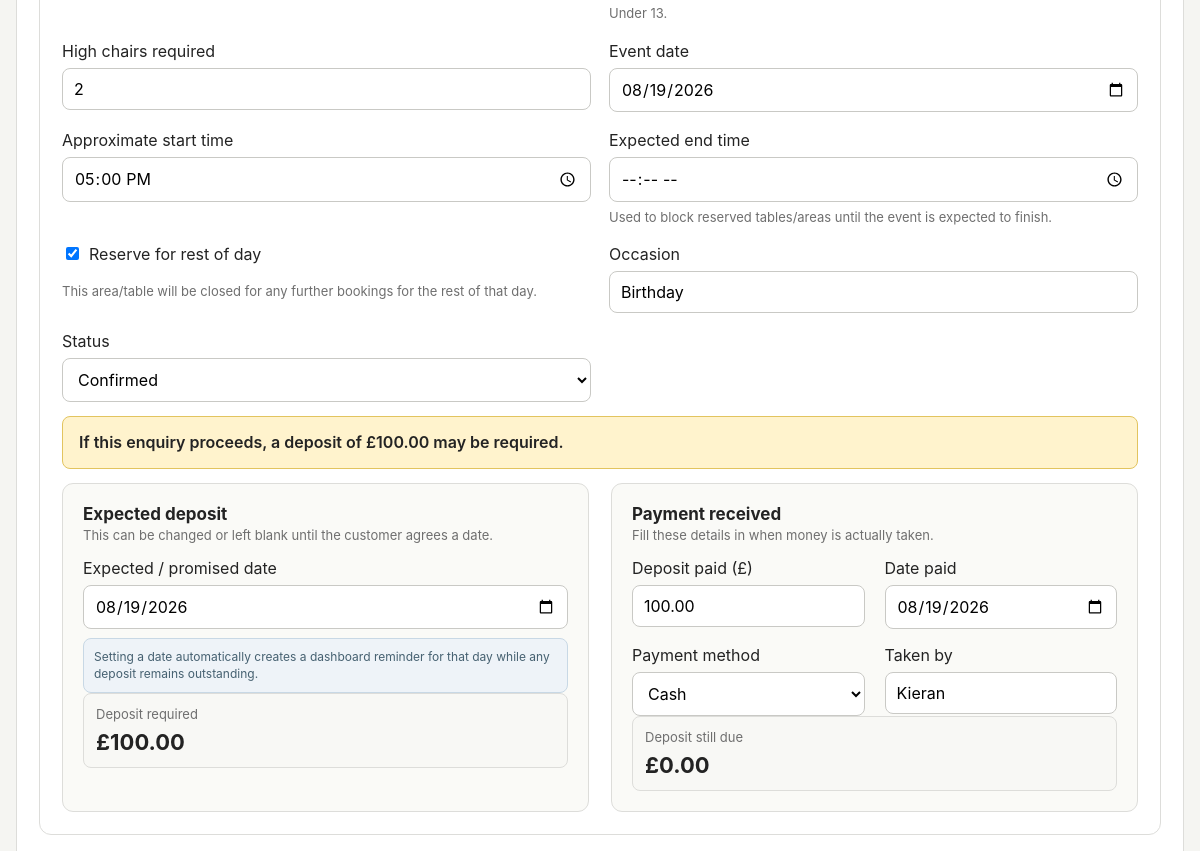
Before: /large-parties/2/edit (middle part) with the older database file.
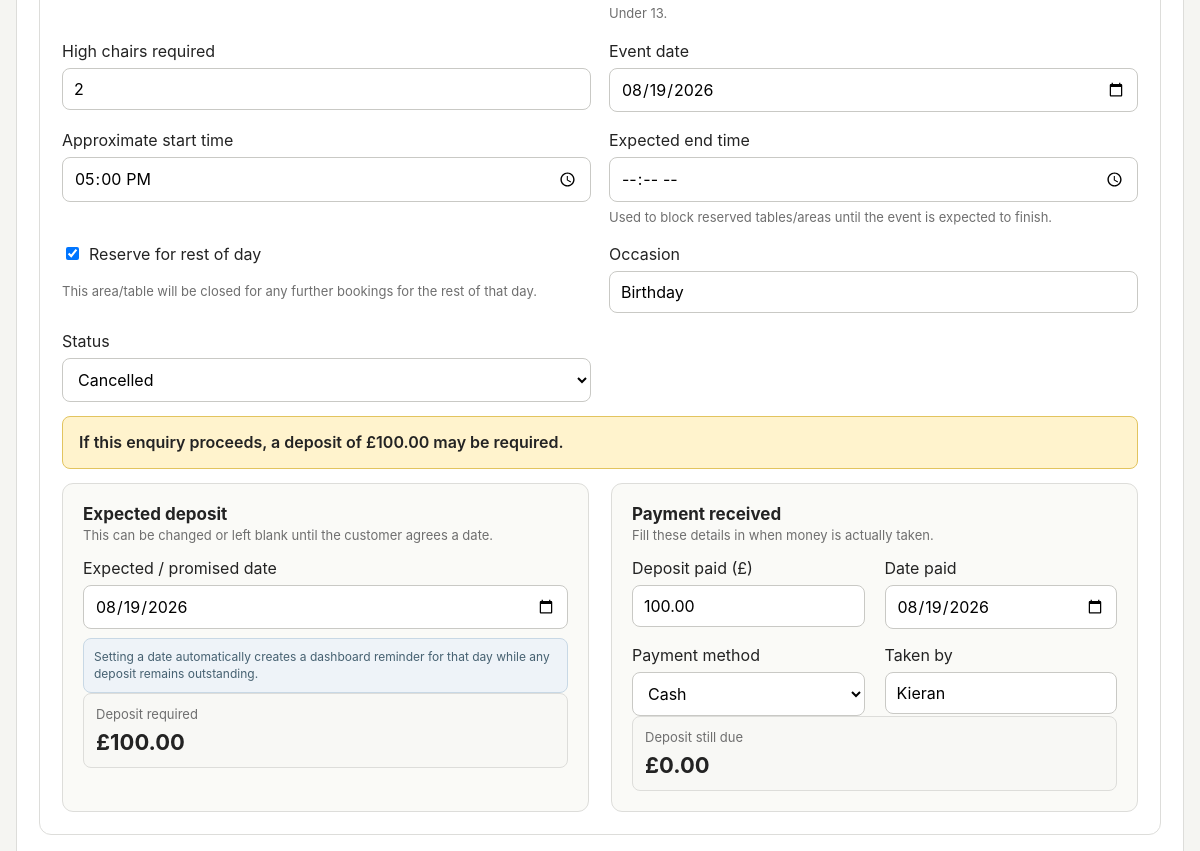
After: the same page with the newer database file.
### app/models.py (models this page shows)
class LargePartyInquiry(db.Model):
    id = db.Column(db.Integer, primary_key=True)
    customer_name = db.Column(db.String(120), nullable=False)
    customer_phone = db.Column(db.String(30), nullable=False, index=True)
    event_date = db.Column(db.Date, index=True)
    event_time = db.Column(db.Time)
    expected_end_time = db.Column(db.Time)
    reserve_for_rest_of_day = db.Column(db.Boolean, nullable=False, default=False)
    party_size = db.Column(db.Integer, nullable=False)
    number_of_children = db.Column(db.Integer, nullable=False, default=0)
    high_chairs_required = db.Column(db.Integer, nullable=False, default=0)
    food_type = db.Column(db.String(30))  # Menu / Buffet / blank
    menu_option_id = db.Column(
        db.Integer,
        db.ForeignKey("large_party_menu_option.id")
    )
    catered_people = db.Column(db.Integer)
    quoted_price_per_head = db.Column(db.Float)
    quoted_food_total = db.Column(db.Float)
    deposit_required_amount = db.Column(db.Float, nullable=False, default=0)
    deposit_paid_amount = db.Column(db.Float, nullable=False, default=0)
    deposit_due_date = db.Column(db.Date)
    deposit_paid_date = db.Column(db.Date)
    deposit_payment_method = db.Column(db.String(20))
    deposit_taken_by = db.Column(db.String(120))
    occasion = db.Column(db.String(120))
    notes = db.Column(db.Text)
    status = db.Column(db.String(40), nullable=False, default="Enquiry")
    created_at = db.Column(db.DateTime, default=datetime.utcnow)
    updated_at = db.Column(
        db.DateTime,
        default=datetime.utcnow,
        onupdate=datetime.utcnow,
    )
    menu_option = db.relationship("LargePartyMenuOption")
    reserved_areas = db.relationship(
        "LargePartyReservedArea",
        back_populates="inquiry",
        cascade="all, delete-orphan"
    )
    reserved_tables = db.relationship(
        "LargePartyReservedTable",
        back_populates="inquiry",
        cascade="all, delete-orphan"
    )
    extra_dishes = db.relationship(
        "InquiryExtraDish",
        back_populates="inquiry",
        cascade="all, delete-orphan"
    )
    reminders = db.relationship(
        "InquiryReminder",
        back_populates="inquiry",
        cascade="all, delete-orphan"
    )
    @property
    def deposit_balance(self):
        return max(
            float(self.deposit_required_amount or 0)
            - float(self.deposit_paid_amount or 0),
            0,
        )
    @property
    def extras_total(self):
        return sum(float(item.total_price or 0) for item in self.extra_dishes)
    @property
    def total_amount(self):
        return round(
            float(self.quoted_food_total or 0) + float(self.extras_total or 0),
            2,
        )
    @property
    def total_remainder(self):
        return max(
            round(
                float(self.total_amount or 0)
                - float(self.deposit_paid_amount or 0),
                2,
            ),
            0,
        )

### app/routes.py (the view)
@main.route("/large-parties/<int:inquiry_id>/edit", methods=["GET", "POST"])
def edit_large_party(inquiry_id):
    inquiry = db.get_or_404(LargePartyInquiry, inquiry_id)
    return large_party_form_handler(inquiry)

### app/routes.py (called while the page is built)
def table_order_clause():
    return (cast(PubTable.number, Integer), PubTable.number)

### app/templates/large_party_form.html (shortened to what the changed rows need)
{% extends "base.html" %}
{% block content %}
<form class="card form-grid" method="post" id="large-party-form">
    <section class="form-section full-width">
        <div class="nested-grid">
            <label>
                High chairs required
                <input type="number"
                       name="high_chairs_required"
                       min="0"
                       value="{{ inquiry.high_chairs_required if inquiry else 0 }}">
            </label>
            <label>
                Event date
                <input type="date"
                       name="event_date"
                       value="{% if inquiry and inquiry.event_date %}{{ inquiry.event_date.isoformat() }}{% endif %}">
            </label>
            <label>
                Approximate start time
                <input type="time"
                       name="event_time"
                       id="large-event-time"
                       value="{% if inquiry and inquiry.event_time %}{{ inquiry.event_time.strftime('%H:%M') }}{% endif %}">
            </label>
            <label id="expected-end-time-field">
                Expected end time
                <input type="time"
                       name="expected_end_time"
                       id="expected-end-time"
                       value="{% if inquiry and inquiry.expected_end_time %}{{ inquiry.expected_end_time.strftime('%H:%M') }}{% endif %}">
                <span class="field-note">
                    Used to block reserved tables/areas until the event is expected to finish.
                </span>
            </label>
            <label class="checkbox-row prominent-checkbox">
                <input type="checkbox"
                       name="reserve_for_rest_of_day"
                       id="reserve-for-rest-of-day"
                       {% if inquiry and inquiry.reserve_for_rest_of_day %}checked{% endif %}>
                Reserve for rest of day
                <span class="field-note">
                    This area/table will be closed for any further bookings for the rest of that day.
                </span>
            </label>
            <label>
                Occasion
                <input name="occasion"
                       value="{{ inquiry.occasion if inquiry and inquiry.occasion else '' }}">
            </label>
            <label>
                Status
                <select name="status">
                    {% for status in ["Enquiry", "Awaiting customer", "Provisional", "Confirmed", "Cancelled"] %}
                        <option value="{{ status }}"
                            {% if inquiry and inquiry.status == status %}selected{% endif %}>
                            {{ status }}
                        </option>
                    {% endfor %}
                </select>
            </label>
        </div>
        <div id="large-deposit-payment-field"
             class="deposit-payment-field large-deposit-panel"
             {% if not inquiry or inquiry.party_size <= 10 %}hidden{% endif %}>
            <div class="deposit-section-grid">
                <div class="deposit-detail-card">
                    <label>
                        Expected / promised date
                        <input type="date"
                               name="deposit_due_date"
                               id="deposit-due-date"
                               value="{% if inquiry and inquiry.deposit_due_date %}{{ inquiry.deposit_due_date.isoformat() }}{% endif %}">
                    </label>
                    <div class="quote-preview">
                        <span class="field-note">Deposit required</span>
                        <strong>
                            {% if inquiry %}
                                £{{ "%.2f"|format(inquiry.deposit_required_amount or 0) }}
                            {% else %}
                                £0.00
                            {% endif %}
                        </strong>
                    </div>
                </div>
                <div class="deposit-detail-card">
                    <div class="nested-grid">
                        <label>
                            Deposit paid (£)
                            <input type="number"
                                   name="deposit_paid_amount"
                                   id="large-deposit-paid"
                                   min="0"
                                   step="0.01"
                                   value="{{ '%.2f'|format(inquiry.deposit_paid_amount or 0) if inquiry else '0.00' }}">
                        </label>
                        <label>
                            Date paid
                            <input type="date"
                                   name="deposit_paid_date"
                                   id="deposit-paid-date"
                                   value="{% if inquiry and inquiry.deposit_paid_date %}{{ inquiry.deposit_paid_date.isoformat() }}{% endif %}">
                        </label>
                        <label>
                            Payment method
                            <select name="deposit_payment_method"
                                    id="deposit-payment-method">
                                <option value="Cash"
                                    {% if inquiry and inquiry.deposit_payment_method == "Cash" %}selected{% endif %}>
                                    Cash
                                </option>
                            </select>
                        </label>
                        <label>
                            Taken by
                            <input name="deposit_taken_by"
                                   id="deposit-taken-by"
                                   value="{{ inquiry.deposit_taken_by if inquiry and inquiry.deposit_taken_by else '' }}"
                                   placeholder="Staff member">
                        </label>
                    </div>
                    <div class="quote-preview">
                        <span class="field-note">Deposit still due</span>
                        <strong id="deposit-remainder-preview">
                            {% if inquiry %}
                                £{{ "%.2f"|format(inquiry.deposit_balance) }}
                            {% else %}
                                £0.00
                            {% endif %}
                        </strong>
                    </div>
                </div>
            </div>
        </div>
    </section>
</form>
{% endblock %}

Changed rows visible on the page:
changed LargePartyInquiry "Birthday": status "Confirmed" → "Cancelled"
